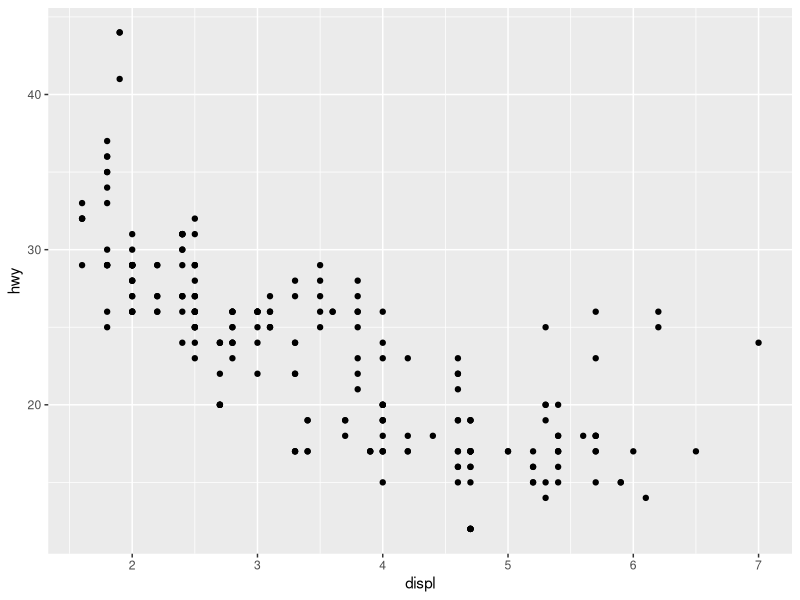
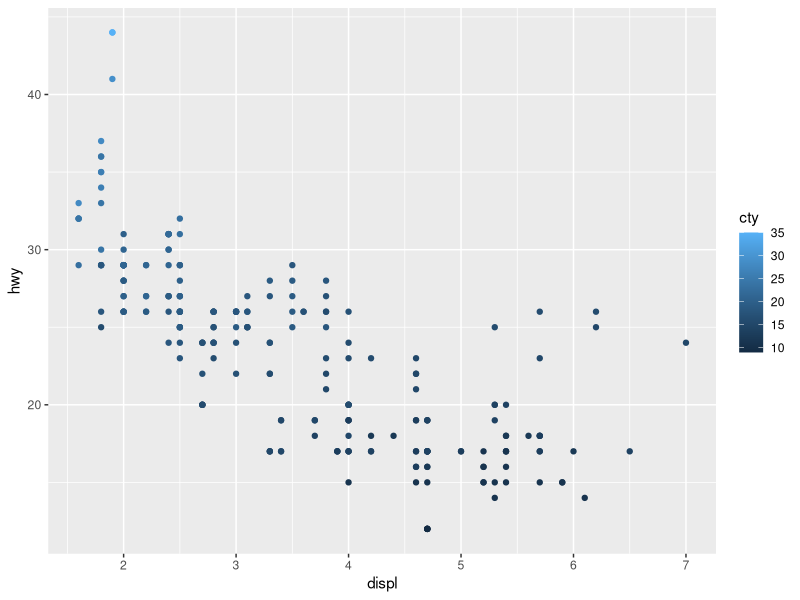
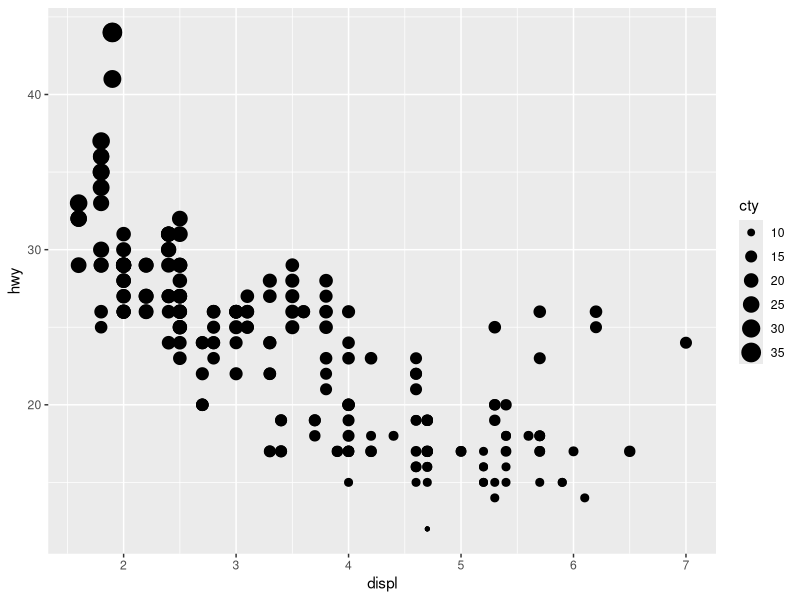

Reproduce these figures in R, in order. (Note: this script raises an error after producing the figures.)
library(tidyverse)


ggplot(data = mpg) + 
  geom_point(mapping = aes(x = displ, y = hwy))

########################3.3.1
#####Question 1
#color doesn't convey information about a variable so we want to
#have the color outside the aes() to only change teh appearance of the plot 

#####Question 2
#Categorical variables (characters) = manufacturer, model, trans, drv, fl, class
#Continuous variable (integers & doubles) = displ, year, cyl, city, hwy

####Question 3
ggplot(data = mpg) + 
  geom_point(mapping = aes(x = displ, y = hwy, color = cty)) #works

ggplot(data = mpg) + 
  geom_point(mapping = aes(x = displ, y = hwy, size = cty)) #works

ggplot(data = mpg) + 
  geom_point(mapping = aes(x = displ, y = hwy, shape = cty)) 
#error continuous variable can't be mapped to shape
##akes sense because there's nothing continuous about shapes 
#(use categorical variables instead see below)

ggplot(data = mpg) + 
  geom_point(mapping = aes(x = displ, y = hwy, color = class))

#########################3.5.1
####Question 1 
ggplot(data = mpg) + 
  geom_point(mapping = aes(x = displ, y = hwy)) + 
  facet_grid(~ cyl)
#since cyl is categorical variable, now every type of cyl will have a corresponding 
##with hwy variable

ggplot(data = mpg) + 
  geom_point(mapping = aes(x = displ, y = hwy))

####Question 4
ggplot(data = mpg) + 
  geom_point(mapping = aes(x = displ, y = hwy, color = class))
#if the dataset is very large and we used 'color = class', 
#we might run into an issue where its difficult to distinguish between different classes.
#if dataset it small, then its useful because there aren't many data sets to distinguish from 


########################3.6.1
####Question 5 
ggplot(data = mpg, mapping = aes(x = displ, y = hwy)) + 
  geom_point() + 
  geom_smooth()

ggplot() + 
  geom_point(data = mpg, mapping = aes(x = displ, y = hwy)) + 
  geom_smooth(data = mpg, mapping = aes(x = displ, y = hwy))
#both graphs look the same because they are passed the same mappings to geom_point & geom_smooth


####Question 6
ggplot(data = mpg, mapping = aes(x=displ, y = hwy)) + 
  geom_point(mapping = aes(x=displ, y=hwy)) + 
  geom_smooth(se=FALSE)

ggplot(data = mpg, mapping = aes(x=displ, y = hwy)) + 
  geom_point(mapping = aes(x=displ, y=hwy)) + 
  geom_smooth(se=FALSE, mapping = aes(x=displ, y=hwy, group = drv))

ggplot(data = mpg, mapping = aes(x=displ, y = hwy, color = drv)) + 
  geom_point(mapping = aes(x=displ, y=hwy)) + 
  geom_smooth(se=FALSE, mapping = aes(x=displ, y=hwy, group = drv, color = drv))

ggplot(data = mpg, mapping = aes(x=displ, y = hwy)) + 
  geom_point(aes(x=displ, y=hwy, color = drv)) + 
  geom_smooth(se=FALSE)

ggplot(data = mpg) + 
  geom_point(aes(x=displ, y = hwy, color = drv))  


#################3.8.1
####Question 1
ggplot(data = mpg, mapping = aes(x = cty, y = hwy)) + 
  geom_point() 
#many points overlap in this graph 
#use geom_jitter to fix this issue

####Question 2
#geom_jitter parameters are controlled by the width argument
